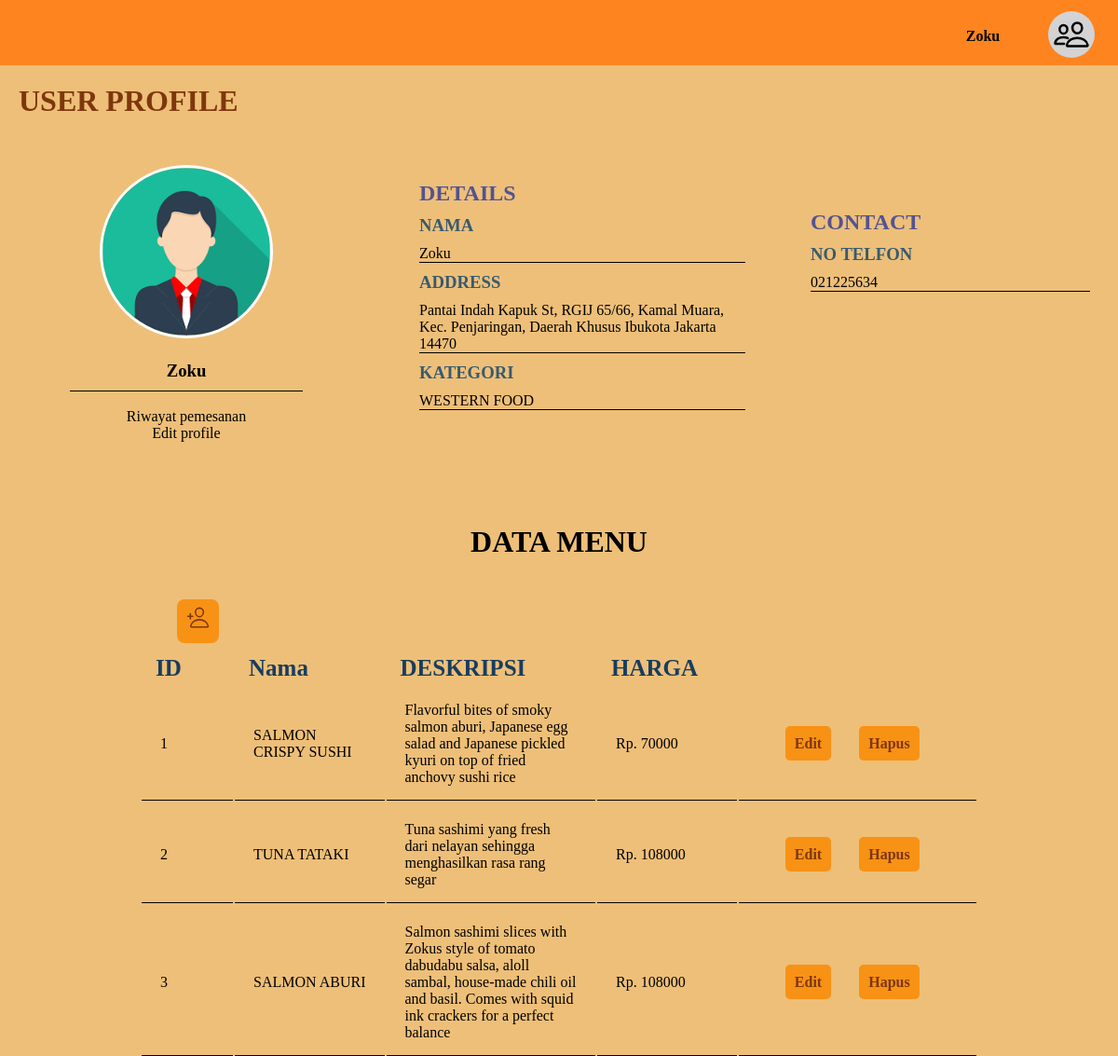
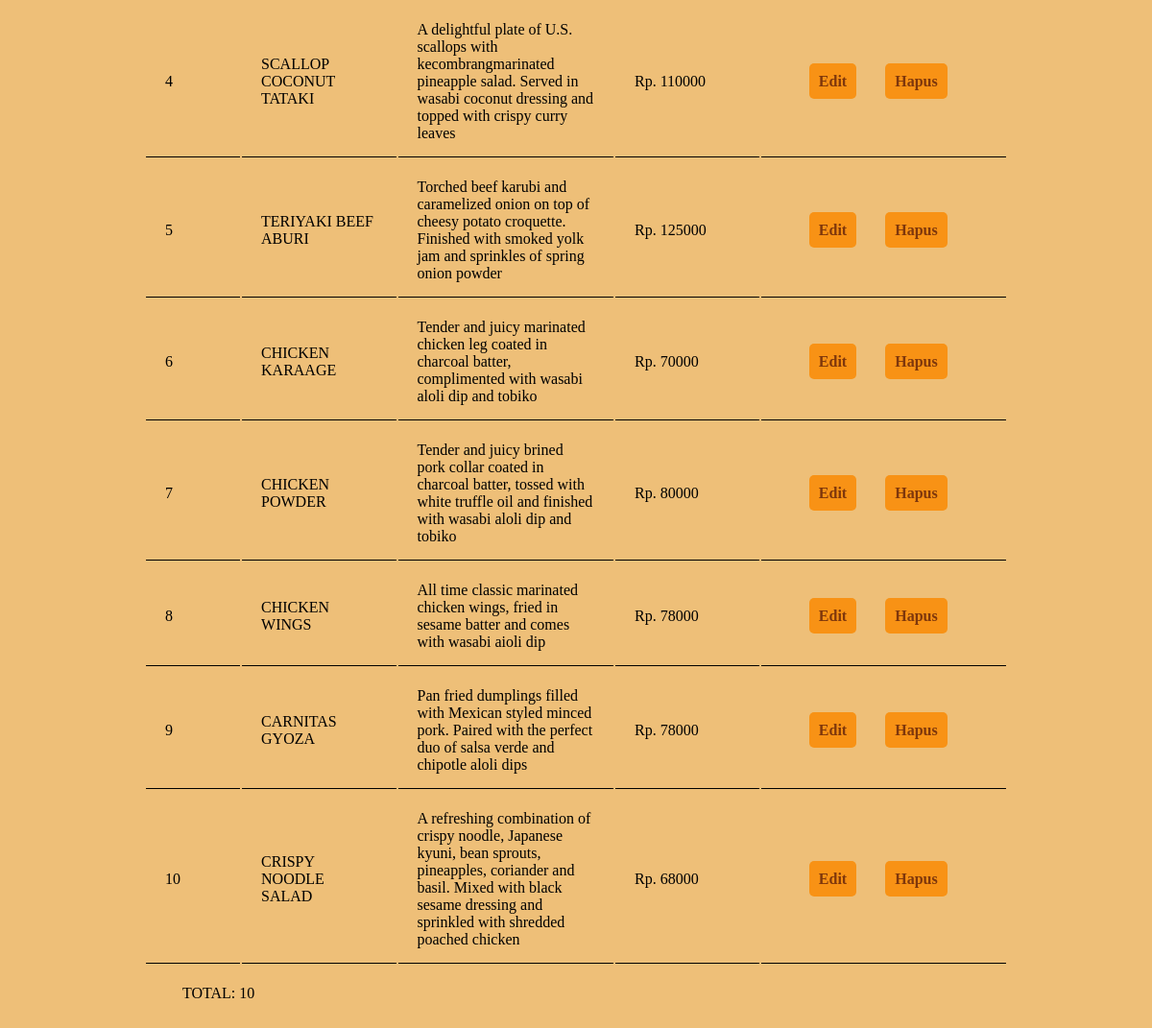
The app's page /resto/zoku.php with its own data (2 pictures, top to bottom).
### tables this page shows
CREATE TABLE `presto` (
  `ID` int(50) NOT NULL,
  `NAMA` varchar(255) NOT NULL,
  `ALAMAT` varchar(255) NOT NULL,
  `NOTELFON` varchar(50) NOT NULL,
  `KATEGORI` varchar(50) NOT NULL
);

CREATE TABLE `zoku` (
  `ID` int(50) NOT NULL,
  `NAMA` varchar(255) NOT NULL,
  `DESKRIPSI` varchar(255) NOT NULL,
  `HARGA` int(50) NOT NULL
);

### admin/config.php (called while the page is built, shortened)
<?php
	$server = "localhost";
	$user = "root";
	$password = "";
	$nama_database = "bifood";
	$db = mysqli_connect($server, $user, $password, $nama_database);
		$test6 = mysqli_query($db, "SELECT * FROM presto WHERE ID = 6");
?>

### resto/zoku.php (the view, shortened to what this page needs)
<!DOCTYPE html>
<html lang="en">
<head>
    <link rel="stylesheet" type="text/css" href="../css/home.css">
    <link rel="stylesheet" type="text/css" href="../css/uprofile.css">
    <link rel="stylesheet" type="text/css" href="../css/menuprof.css">
</head>
<body>
    <header>
        <div class="prof">
            <ul>
                <li>
                    <h4 class="uy">
                    <?php
                    include("../admin/config.php");
                    while($presto = mysqli_fetch_array($test6)){
                        echo "$presto[1]";
                    }
                    ?>
                    </h4>
                    <p><ion-icon name="people-outline"></ion-icon></p>
                </li>
            </ul>
        </div>
    </header>
    <div class="container">
        <h1>USER PROFILE</h1>
        <div class="abc">
            <img src="../img/profile.png">
            <h3>
                <?php
                    include("../admin/config.php");
                    while($presto = mysqli_fetch_array($test6)){
                        echo "$presto[1]";
                    }
                ?>
            </h3><br>
            <a href="zoku/listpemesanan.php">Riwayat pemesanan</a><br>
            <a href="../admin/listuser.php">Edit profile</a>
        </div>
        <div class="efg">
            <h2>DETAILS</h2>
            <h3>NAMA</h3>
            <p>
                <?php
                    include("../admin/config.php");
                    while($presto = mysqli_fetch_array($test6)){
                        echo "$presto[1]";
                    }
                ?>
            </p>
            <h3>ADDRESS</h3>
            <p>
                <?php
                    include("../admin/config.php");
                    while($presto = mysqli_fetch_array($test6)){
                        echo "$presto[2]";
                    }
                ?>
            </p>
            <h3>KATEGORI</h3>
            <p>
                <?php
                    include("../admin/config.php");
                    while($presto = mysqli_fetch_array($test6)){
                        echo "$presto[4]";
                    }
                ?>
            </p>
        </div>
        <div class="hij">
            <h2>CONTACT</h2>
            <h3>NO TELFON</h3>
            <p>
                <?php
                    include("../admin/config.php");
                    while($presto = mysqli_fetch_array($test6)){
                        echo "$presto[3]";
                    }
                ?>
            </p>
        </div>
    </div>
    <div class="menu">
    <h1>DATA MENU</h1>
    <nav>
		<a href="zoku/form_tambah.php"><ion-icon name="person-add-outline"></ion-icon></a>
	</nav>
    <table>
		<thead>
			<tr>
				<th>ID</th>
				<th>Nama</th>
				<th>DESKRIPSI</th>
				<th>HARGA</th>
			</tr>
		</thead>
		<tbody>
			<?php
				$sql = "SELECT * FROM zoku";
				$query = mysqli_query($db, $sql);
				while($zoku = mysqli_fetch_array($query)){
					echo "<tr>";
					echo "<td>".$zoku['ID']."</td>";
					echo "<td>".$zoku['NAMA']."</td>";
					echo "<td>".$zoku['DESKRIPSI']."</td>";
					echo "<td> Rp. ".$zoku['HARGA']."</td>";
                    echo "<td>";
					echo "<a href='zoku/form_edit.php?ID=".$zoku['ID']."'>Edit</a>";
                    echo "<a href='zoku/hapus.php?ID=".$zoku['ID']."' onClick=\"return confirm('yakin?');\">Hapus</a>";
					echo "</tr>";
				}
			?>
		</tbody>
	</table>
	<p class="total">TOTAL: <?php echo mysqli_num_rows($query) ?></p>
    </div>
</body>
</html>

### css/home.css (style rules this page uses)
* { margin: 0; padding: 0; }
html { scroll-behavior: smooth; }
body { background-color: #EEBF78; }
header { width: 100%; height: 50px; background-color: #FD841F; text-align: center; padding-top: 10px; padding-bottom: 10px; }
.prof ul li { display: inline-block; cursor: pointer; }
.prof p ion-icon { font-size: 40px; margin-left: 100px; margin-top: -60px; padding: 5px; border-radius: 50%; -webkit-border-radius: 50%; -moz-border-radius: 50%; -ms-border-radius: 50%; -o-border-radius: 50%; background-color: lightgrey; }
.prof { margin-left: 1000px; margin-top: -25px; }
.uy { margin-left: -90px; }

### css/uprofile.css (style rules this page uses)
* { margin: 0; padding: 0; }
.prof { margin-top: 20px; }
.container h1 { font-family: 'Goudy Old Style'; color: #7E370C; padding: 20px 20px; }
.abc { width: 300px; text-align: center; margin-left: 50px; margin-top: 30px; }
.abc img { width: 180px; border-radius: 50%; -webkit-border-radius: 50%; -moz-border-radius: 50%; -ms-border-radius: 50%; -o-border-radius: 50%; border: 3px solid white; margin-bottom: 20px; }
.abc h3 { border-bottom: 1px solid #000; width: 250px; margin-left: 25px; padding-bottom: 10px; }
.abc a { text-decoration: none; margin-top: 20px; color: black; }
.efg { margin-left: 450px; margin-top: -280px; width: 350px; }
.efg h2 { font-family: tahoma; color: rgb(83, 83, 148); }
.efg h3 { font-family: tahoma; color: rgb(55, 90, 111); margin-bottom: 10px; margin-top: 10px; }
.efg p { border-bottom: 1px solid #000; }
.hij { width: 300px; margin-left: 870px; margin-top: -215px; }
.hij h2 { font-family: tahoma; color: rgb(83, 83, 148); }
.hij h3 { font-family: tahoma; color: rgb(55, 90, 111); margin-bottom: 10px; margin-top: 10px; }
.hij p { border-bottom: 1px solid #000; }

### css/menuprof.css (style rules this page uses)
.menu { margin-top: 250px; }
.menu h1 { text-align: center; }
nav { margin-top: 50px; margin-left: 190px; }
.total { margin-top: 20px; margin-left: 190px; padding-bottom: 50px; }
nav a { text-decoration: none; font-size: 25px; padding: 10px 10px; background-color: rgb(248, 146, 21); color: #7E370C; border-radius: 8px; -webkit-border-radius: 8px; -moz-border-radius: 8px; -ms-border-radius: 8px; -o-border-radius: 8px; }
table { margin-top: 20px; width: 900px; margin-left: auto; margin-right: auto; }
thead th { font-weight: bold; font-size: 25px; text-align: left; padding-left: 15px; color: rgb(23, 61, 95); }
tbody td { border-bottom: 1px solid #000; padding: 20px 20px; padding-bottom: 15px; width: 9000px; }
tbody td a { margin-left: 30px; }
tbody a { text-decoration: none; margin-left: 15px; padding: 10px; margin-bottom: 5px; border-radius: 5px; -webkit-border-radius: 5px; -moz-border-radius: 5px; -ms-border-radius: 5px; -o-border-radius: 5px; background-color: rgb(248, 146, 21); color: #7E370C; cursor: pointer; font-weight: bold; }

### records on screen
presto: NAMA "Zoku", ALAMAT "Pantai Indah Kapuk St, RGIJ 65/66, Kamal Muara, Kec. Penjaringan, Daerah Khusus Ibukota Jakarta 14470", KATEGORI "WESTERN FOOD", NOTELFON "021225634"
zoku: ID "1", NAMA "SALMON CRISPY SUSHI", DESKRIPSI "Flavorful bites of smoky salmon aburi, Japanese egg salad and Japanese pickled kyuri on top of fried anchovy sushi rice", HARGA "70000"
zoku: ID "2", NAMA "TUNA TATAKI", DESKRIPSI "Tuna sashimi yang fresh dari nelayan sehingga menghasilkan rasa rang segar", HARGA "108000"
zoku: ID "3", NAMA "SALMON ABURI", DESKRIPSI "Salmon sashimi slices with Zokus style of tomato dabudabu salsa, aloll sambal, house-made chili oil and basil. Comes with squid ink crackers for a perfect balance", HARGA "108000"
zoku: ID "4", NAMA "SCALLOP COCONUT TATAKI", DESKRIPSI "A delightful plate of U.S. scallops with kecombrangmarinated pineapple salad. Served in wasabi coconut dressing and topped with crispy curry leaves", HARGA "110000"
zoku: ID "5", NAMA "TERIYAKI BEEF ABURI", DESKRIPSI "Torched beef karubi and caramelized onion on top of cheesy potato croquette. Finished with smoked yolk jam and sprinkles of spring onion powder", HARGA "125000"
zoku: ID "6", NAMA "CHICKEN KARAAGE", DESKRIPSI "Tender and juicy marinated chicken leg coated in charcoal batter, complimented with wasabi aloli dip and tobiko", HARGA "70000"
zoku: ID "7", NAMA "CHICKEN POWDER", DESKRIPSI "Tender and juicy brined pork collar coated in charcoal batter, tossed with white truffle oil and finished with wasabi aloli dip and tobiko", HARGA "80000"
zoku: ID "8", NAMA "CHICKEN WINGS", DESKRIPSI "All time classic marinated chicken wings, fried in sesame batter and comes with wasabi aioli dip", HARGA "78000"
zoku: ID "9", NAMA "CARNITAS GYOZA", DESKRIPSI "Pan fried dumplings filled with Mexican styled minced pork. Paired with the perfect duo of salsa verde and chipotle aloli dips", HARGA "78000"
zoku: ID "10", NAMA "CRISPY NOODLE SALAD", DESKRIPSI "A refreshing combination of crispy noodle, Japanese kyuni, bean sprouts, pineapples, coriander and basil. Mixed with black sesame dressing and sprinkled with shredded poached chicken", HARGA "68000"

### other values on screen
mysqli_num_rows($query) "10"
